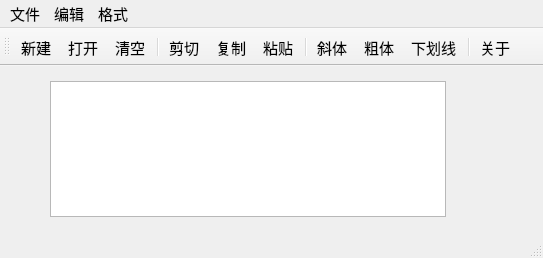
<?xml version="1.0" encoding="UTF-8"?>
<ui version="4.0">
 <class>QWMainWind</class>
 <widget class="QMainWindow" name="QWMainWind">
  <property name="geometry">
   <rect>
    <x>0</x>
    <y>0</y>
    <width>543</width>
    <height>258</height>
   </rect>
  </property>
  <property name="font">
   <font>
    <pointsize>11</pointsize>
   </font>
  </property>
  <property name="windowTitle">
   <string>QWMainWind</string>
  </property>
  <widget class="QWidget" name="centralWidget">
   <widget class="QTextEdit" name="txtEdit">
    <property name="geometry">
     <rect>
      <x>50</x>
      <y>15</y>
      <width>396</width>
      <height>136</height>
     </rect>
    </property>
    <property name="font">
     <font>
      <pointsize>16</pointsize>
     </font>
    </property>
   </widget>
  </widget>
  <widget class="QMenuBar" name="menuBar">
   <property name="geometry">
    <rect>
     <x>0</x>
     <y>0</y>
     <width>543</width>
     <height>23</height>
    </rect>
   </property>
   <widget class="QMenu" name="menu">
    <property name="title">
     <string>文件</string>
    </property>
    <addaction name="actNew"/>
    <addaction name="actOpen"/>
    <addaction name="separator"/>
    <addaction name="actClose"/>
   </widget>
   <widget class="QMenu" name="menu_2">
    <property name="title">
     <string>编辑</string>
    </property>
    <addaction name="actCut"/>
    <addaction name="actCopy"/>
    <addaction name="actPaste"/>
    <addaction name="separator"/>
    <addaction name="actClear"/>
   </widget>
   <widget class="QMenu" name="menu_3">
    <property name="title">
     <string>格式</string>
    </property>
    <addaction name="actFontBold"/>
    <addaction name="actFontItalic"/>
    <addaction name="actFontUnder"/>
    <addaction name="separator"/>
    <addaction name="actToolbarLab"/>
   </widget>
   <addaction name="menu"/>
   <addaction name="menu_2"/>
   <addaction name="menu_3"/>
  </widget>
  <widget class="QToolBar" name="mainToolBar">
   <property name="toolButtonStyle">
    <enum>Qt::ToolButtonTextUnderIcon</enum>
   </property>
   <attribute name="toolBarArea">
    <enum>TopToolBarArea</enum>
   </attribute>
   <attribute name="toolBarBreak">
    <bool>false</bool>
   </attribute>
   <addaction name="actNew"/>
   <addaction name="actOpen"/>
   <addaction name="actClear"/>
   <addaction name="separator"/>
   <addaction name="actCut"/>
   <addaction name="actCopy"/>
   <addaction name="actPaste"/>
   <addaction name="separator"/>
   <addaction name="actFontItalic"/>
   <addaction name="actFontBold"/>
   <addaction name="actFontUnder"/>
   <addaction name="separator"/>
   <addaction name="actAbout"/>
  </widget>
  <widget class="QStatusBar" name="statusBar"/>
  <action name="actCut">
   <property name="icon">
    <iconset resource="res.qrc">
     <normaloff>:/images/images/cut.bmp</normaloff>:/images/images/cut.bmp</iconset>
   </property>
   <property name="text">
    <string>剪切</string>
   </property>
   <property name="toolTip">
    <string>剪切</string>
   </property>
   <property name="shortcut">
    <string>Ctrl+X</string>
   </property>
  </action>
  <action name="actCopy">
   <property name="icon">
    <iconset resource="res.qrc">
     <normaloff>:/images/images/120.bmp</normaloff>:/images/images/120.bmp</iconset>
   </property>
   <property name="text">
    <string>复制</string>
   </property>
   <property name="toolTip">
    <string>复制</string>
   </property>
   <property name="shortcut">
    <string>Ctrl+C</string>
   </property>
  </action>
  <action name="actPaste">
   <property name="icon">
    <iconset resource="res.qrc">
     <normaloff>:/images/images/paste.bmp</normaloff>:/images/images/paste.bmp</iconset>
   </property>
   <property name="text">
    <string>粘贴</string>
   </property>
   <property name="toolTip">
    <string>粘贴</string>
   </property>
   <property name="shortcut">
    <string>Ctrl+V</string>
   </property>
  </action>
  <action name="actFontBold">
   <property name="checkable">
    <bool>true</bool>
   </property>
   <property name="icon">
    <iconset resource="res.qrc">
     <normaloff>:/images/images/BLD.BMP</normaloff>:/images/images/BLD.BMP</iconset>
   </property>
   <property name="text">
    <string>粗体</string>
   </property>
   <property name="toolTip">
    <string>粗体</string>
   </property>
  </action>
  <action name="actFontItalic">
   <property name="checkable">
    <bool>true</bool>
   </property>
   <property name="icon">
    <iconset resource="res.qrc">
     <normaloff>:/images/images/ITL.BMP</normaloff>:/images/images/ITL.BMP</iconset>
   </property>
   <property name="text">
    <string>斜体</string>
   </property>
   <property name="toolTip">
    <string>斜体</string>
   </property>
  </action>
  <action name="actFontUnder">
   <property name="checkable">
    <bool>true</bool>
   </property>
   <property name="icon">
    <iconset resource="res.qrc">
     <normaloff>:/images/images/WORDUNDR.BMP</normaloff>:/images/images/WORDUNDR.BMP</iconset>
   </property>
   <property name="text">
    <string>下划线</string>
   </property>
   <property name="toolTip">
    <string>下划线</string>
   </property>
  </action>
  <action name="actClose">
   <property name="icon">
    <iconset resource="res.qrc">
     <normaloff>:/images/images/exit.bmp</normaloff>:/images/images/exit.bmp</iconset>
   </property>
   <property name="text">
    <string>退出</string>
   </property>
   <property name="toolTip">
    <string>退出</string>
   </property>
  </action>
  <action name="actOpen">
   <property name="icon">
    <iconset resource="res.qrc">
     <normaloff>:/images/images/open3.bmp</normaloff>:/images/images/open3.bmp</iconset>
   </property>
   <property name="text">
    <string>打开...</string>
   </property>
   <property name="toolTip">
    <string>打开文件</string>
   </property>
   <property name="shortcut">
    <string>Ctrl+O</string>
   </property>
  </action>
  <action name="actClear">
   <property name="icon">
    <iconset resource="res.qrc">
     <normaloff>:/images/images/103.bmp</normaloff>:/images/images/103.bmp</iconset>
   </property>
   <property name="text">
    <string>清空</string>
   </property>
   <property name="toolTip">
    <string>清空内容</string>
   </property>
  </action>
  <action name="actFont">
   <property name="icon">
    <iconset resource="res.qrc">
     <normaloff>:/images/images/20.ico</normaloff>:/images/images/20.ico</iconset>
   </property>
   <property name="text">
    <string>字体...</string>
   </property>
   <property name="toolTip">
    <string>字体设置</string>
   </property>
  </action>
  <action name="actNew">
   <property name="icon">
    <iconset resource="res.qrc">
     <normaloff>:/images/images/new2.bmp</normaloff>:/images/images/new2.bmp</iconset>
   </property>
   <property name="text">
    <string>新建</string>
   </property>
   <property name="shortcut">
    <string>Ctrl+N</string>
   </property>
  </action>
  <action name="actToolbarLab">
   <property name="checkable">
    <bool>true</bool>
   </property>
   <property name="checked">
    <bool>true</bool>
   </property>
   <property name="text">
    <string>显示工具栏文字标签</string>
   </property>
   <property name="menuRole">
    <enum>QAction::TextHeuristicRole</enum>
   </property>
  </action>
  <action name="actAbout">
   <property name="text">
    <string>关于</string>
   </property>
   <property name="toolTip">
    <string>关于本程序</string>
   </property>
  </action>
 </widget>
 <layoutdefault spacing="6" margin="11"/>
 <resources>
  <include location="res.qrc"/>
 </resources>
 <connections>
  <connection>
   <sender>actClose</sender>
   <signal>triggered()</signal>
   <receiver>QWMainWind</receiver>
   <slot>close()</slot>
   <hints>
    <hint type="sourcelabel">
     <x>-1</x>
     <y>-1</y>
    </hint>
    <hint type="destinationlabel">
     <x>422</x>
     <y>254</y>
    </hint>
   </hints>
  </connection>
  <connection>
   <sender>actClear</sender>
   <signal>triggered()</signal>
   <receiver>txtEdit</receiver>
   <slot>clear()</slot>
   <hints>
    <hint type="sourcelabel">
     <x>-1</x>
     <y>-1</y>
    </hint>
    <hint type="destinationlabel">
     <x>260</x>
     <y>256</y>
    </hint>
   </hints>
  </connection>
  <connection>
   <sender>actCut</sender>
   <signal>triggered()</signal>
   <receiver>txtEdit</receiver>
   <slot>cut()</slot>
   <hints>
    <hint type="sourcelabel">
     <x>-1</x>
     <y>-1</y>
    </hint>
    <hint type="destinationlabel">
     <x>260</x>
     <y>256</y>
    </hint>
   </hints>
  </connection>
  <connection>
   <sender>actCopy</sender>
   <signal>triggered()</signal>
   <receiver>txtEdit</receiver>
   <slot>copy()</slot>
   <hints>
    <hint type="sourcelabel">
     <x>-1</x>
     <y>-1</y>
    </hint>
    <hint type="destinationlabel">
     <x>260</x>
     <y>256</y>
    </hint>
   </hints>
  </connection>
  <connection>
   <sender>actPaste</sender>
   <signal>triggered()</signal>
   <receiver>txtEdit</receiver>
   <slot>paste()</slot>
   <hints>
    <hint type="sourcelabel">
     <x>-1</x>
     <y>-1</y>
    </hint>
    <hint type="destinationlabel">
     <x>260</x>
     <y>256</y>
    </hint>
   </hints>
  </connection>
 </connections>
</ui>
